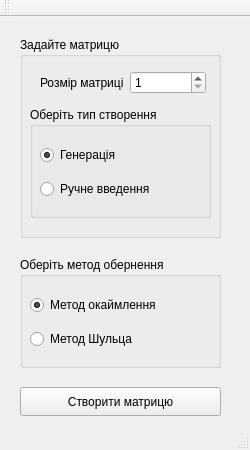
<?xml version="1.0" encoding="UTF-8"?>
<ui version="4.0">
 <class>MainWindow</class>
 <widget class="QMainWindow" name="MainWindow">
  <property name="enabled">
   <bool>true</bool>
  </property>
  <property name="geometry">
   <rect>
    <x>0</x>
    <y>0</y>
    <width>250</width>
    <height>450</height>
   </rect>
  </property>
  <property name="minimumSize">
   <size>
    <width>250</width>
    <height>450</height>
   </size>
  </property>
  <property name="maximumSize">
   <size>
    <width>250</width>
    <height>450</height>
   </size>
  </property>
  <property name="windowTitle">
   <string>MainWindow</string>
  </property>
  <widget class="QWidget" name="centralwidget">
   <widget class="QGroupBox" name="groupBox_2">
    <property name="geometry">
     <rect>
      <x>20</x>
      <y>240</y>
      <width>201</width>
      <height>111</height>
     </rect>
    </property>
    <property name="title">
     <string>Оберіть метод обернення</string>
    </property>
    <widget class="QWidget" name="verticalLayoutWidget">
     <property name="geometry">
      <rect>
       <x>10</x>
       <y>30</y>
       <width>165</width>
       <height>71</height>
      </rect>
     </property>
     <layout class="QVBoxLayout" name="verticalLayout">
      <item>
       <widget class="QRadioButton" name="rbFirstMethod">
        <property name="text">
         <string>Метод окаймлення</string>
        </property>
        <property name="checked">
         <bool>true</bool>
        </property>
       </widget>
      </item>
      <item>
       <widget class="QRadioButton" name="rbSecondMethod">
        <property name="text">
         <string>Метод Шульца</string>
        </property>
       </widget>
      </item>
     </layout>
    </widget>
   </widget>
   <widget class="QGroupBox" name="groupBox_3">
    <property name="geometry">
     <rect>
      <x>20</x>
      <y>20</y>
      <width>201</width>
      <height>201</height>
     </rect>
    </property>
    <property name="title">
     <string>Задайте матрицю</string>
    </property>
    <widget class="QWidget" name="horizontalLayoutWidget">
     <property name="geometry">
      <rect>
       <x>20</x>
       <y>30</y>
       <width>166</width>
       <height>31</height>
      </rect>
     </property>
     <layout class="QHBoxLayout" name="horizontalLayout">
      <item>
       <widget class="QLabel" name="label">
        <property name="text">
         <string>Розмір матриці</string>
        </property>
       </widget>
      </item>
      <item>
       <widget class="QSpinBox" name="spinBox">
        <property name="minimum">
         <number>1</number>
        </property>
        <property name="maximum">
         <number>10</number>
        </property>
       </widget>
      </item>
     </layout>
    </widget>
    <widget class="QGroupBox" name="groupBox_4">
     <property name="geometry">
      <rect>
       <x>10</x>
       <y>70</y>
       <width>181</width>
       <height>111</height>
      </rect>
     </property>
     <property name="title">
      <string>Оберіть тип створення</string>
     </property>
     <widget class="QWidget" name="verticalLayoutWidget_3">
      <property name="geometry">
       <rect>
        <x>10</x>
        <y>30</y>
        <width>161</width>
        <height>71</height>
       </rect>
      </property>
      <layout class="QVBoxLayout" name="verticalLayout_3">
       <item>
        <widget class="QRadioButton" name="rbGenerateInput">
         <property name="text">
          <string>Генерація</string>
         </property>
         <property name="checked">
          <bool>true</bool>
         </property>
        </widget>
       </item>
       <item>
        <widget class="QRadioButton" name="rbManualInput">
         <property name="text">
          <string>Ручне введення</string>
         </property>
         <property name="checked">
          <bool>false</bool>
         </property>
        </widget>
       </item>
      </layout>
     </widget>
    </widget>
   </widget>
   <widget class="QPushButton" name="pushButtonCreate">
    <property name="geometry">
     <rect>
      <x>20</x>
      <y>370</y>
      <width>201</width>
      <height>29</height>
     </rect>
    </property>
    <property name="text">
     <string>Створити матрицю</string>
    </property>
   </widget>
  </widget>
  <widget class="QStatusBar" name="statusbar"/>
  <widget class="QToolBar" name="toolBar">
   <property name="windowTitle">
    <string>toolBar</string>
   </property>
   <attribute name="toolBarArea">
    <enum>TopToolBarArea</enum>
   </attribute>
   <attribute name="toolBarBreak">
    <bool>false</bool>
   </attribute>
  </widget>
 </widget>
 <resources/>
 <connections/>
</ui>
